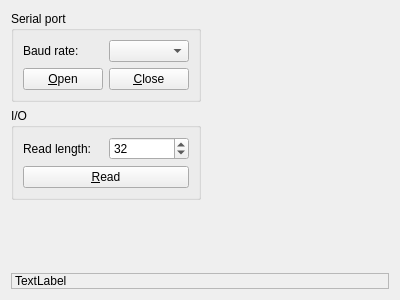
<?xml version="1.0" encoding="UTF-8"?>
<ui version="4.0">
 <class>SerialWidget</class>
 <widget class="QWidget" name="SerialWidget">
  <property name="geometry">
   <rect>
    <x>0</x>
    <y>0</y>
    <width>400</width>
    <height>300</height>
   </rect>
  </property>
  <property name="windowTitle">
   <string>Form</string>
  </property>
  <layout class="QVBoxLayout" name="verticalLayout_4">
   <item>
    <layout class="QHBoxLayout" name="horizontalLayout_4">
     <item>
      <layout class="QVBoxLayout" name="verticalLayout_3">
       <item>
        <widget class="QGroupBox" name="groupBox">
         <property name="title">
          <string>Serial port</string>
         </property>
         <layout class="QVBoxLayout" name="verticalLayout">
          <item>
           <layout class="QHBoxLayout" name="horizontalLayout_3">
            <item>
             <widget class="QLabel" name="label_2">
              <property name="text">
               <string>Baud rate:</string>
              </property>
             </widget>
            </item>
            <item>
             <widget class="QComboBox" name="baudRateBox"/>
            </item>
           </layout>
          </item>
          <item>
           <layout class="QHBoxLayout" name="horizontalLayout_2">
            <item>
             <widget class="QPushButton" name="openButton">
              <property name="text">
               <string>&amp;Open</string>
              </property>
             </widget>
            </item>
            <item>
             <widget class="QPushButton" name="closeButton">
              <property name="text">
               <string>&amp;Close</string>
              </property>
             </widget>
            </item>
           </layout>
          </item>
         </layout>
        </widget>
       </item>
       <item>
        <widget class="QGroupBox" name="groupBox_2">
         <property name="title">
          <string>I/O</string>
         </property>
         <layout class="QVBoxLayout" name="verticalLayout_2">
          <item>
           <layout class="QHBoxLayout" name="horizontalLayout">
            <item>
             <widget class="QLabel" name="label">
              <property name="text">
               <string>Read length:</string>
              </property>
             </widget>
            </item>
            <item>
             <widget class="QSpinBox" name="spinBox">
              <property name="maximum">
               <number>1024</number>
              </property>
              <property name="value">
               <number>32</number>
              </property>
             </widget>
            </item>
           </layout>
          </item>
          <item>
           <widget class="QPushButton" name="pushButton">
            <property name="text">
             <string>&amp;Read</string>
            </property>
           </widget>
          </item>
         </layout>
        </widget>
       </item>
       <item>
        <spacer name="verticalSpacer">
         <property name="orientation">
          <enum>Qt::Vertical</enum>
         </property>
         <property name="sizeHint" stdset="0">
          <size>
           <width>20</width>
           <height>40</height>
          </size>
         </property>
        </spacer>
       </item>
      </layout>
     </item>
     <item>
      <widget class="QHexView" name="hexView" native="true">
       <property name="sizePolicy">
        <sizepolicy hsizetype="MinimumExpanding" vsizetype="Preferred">
         <horstretch>0</horstretch>
         <verstretch>0</verstretch>
        </sizepolicy>
       </property>
      </widget>
     </item>
    </layout>
   </item>
   <item>
    <widget class="QLabel" name="statusLabel">
     <property name="frameShape">
      <enum>QFrame::StyledPanel</enum>
     </property>
     <property name="frameShadow">
      <enum>QFrame::Sunken</enum>
     </property>
     <property name="text">
      <string>TextLabel</string>
     </property>
    </widget>
   </item>
  </layout>
 </widget>
 <customwidgets>
  <customwidget>
   <class>QHexView</class>
   <extends>QWidget</extends>
   <header>utils/hexview/QHexView.h</header>
   <container>1</container>
  </customwidget>
 </customwidgets>
 <resources/>
 <connections/>
</ui>
